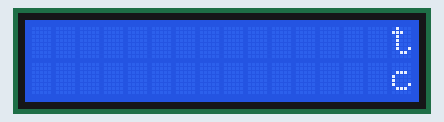
Simulated run of this sketch. Board: Arduino Uno, built with avr-gcc and run on an emulated ATmega328P. Shown: 16×2 character LCD.

Above: at 0.21 s.
At 1.13 s:
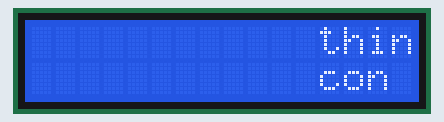
At 2.36 s:
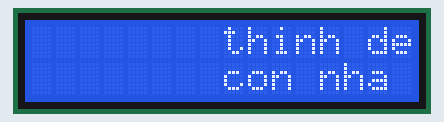
At 4.5 s:
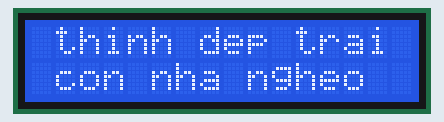
At 6.64 s:
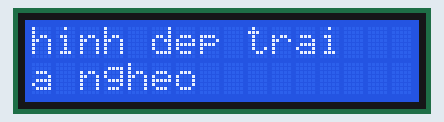
At 8.7 s:
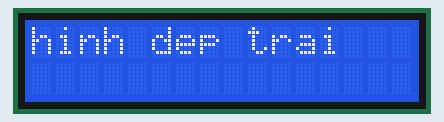

The sketch:

bai26.ino
```cpp
#include<LiquidCrystal.h>
LiquidCrystal lcd (12,11,7,6,5,4);
int i;
void setup()
{
  Serial.begin(9600);
  lcd.begin(16,2);
}
void loop()
{
  for(i=15;i>(-15);i--)
  {
    lcd.setCursor(i,0);
    lcd.print("thinh dep trai");
    lcd.setCursor(i,1);
    lcd.print("con nha ngheo");
    delay(300);
    lcd.clear();
  }
}
```

Measured:
- by itself, everything shown: repeats every 9.2 s, in 30 steps
- what the display in image 5 shows lasts 0.6 s, from 8.6 s to 9.2 s
